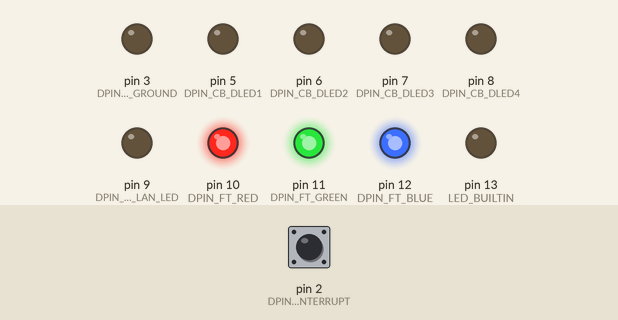
This sketch was run on a simulated Arduino Uno, built with avr-gcc and run on an emulated ATmega328P. Parts: output pins drawn as LEDs (lit = HIGH). Inputs (shaded band) come from the test bench; at power-on: pin 2 (DPIN_BUTTON_INTERRUPT) HIGH. EEPROM starts erased.

Above: at 1.2 s.
1.3 s: pin 2 (DPIN_BUTTON_INTERRUPT) pulled LOW for 0.15 s
At 1.8 s:
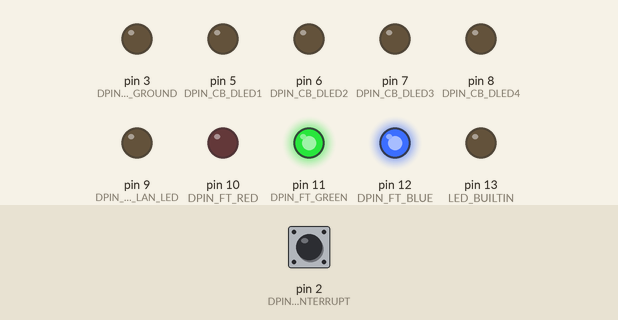
2.9 s: pin 2 (DPIN_BUTTON_INTERRUPT) pulled LOW for 1 s
At 4.2 s:
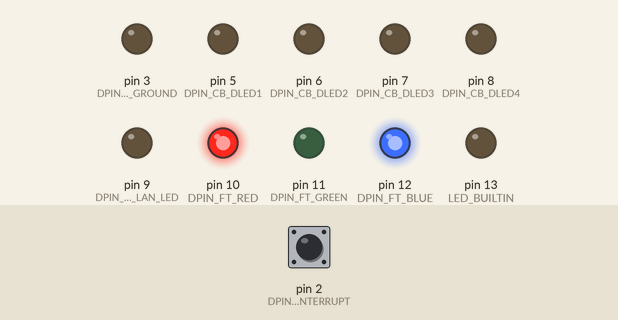
5.4 s: pin 2 (DPIN_BUTTON_INTERRUPT) pulled LOW for 0.15 s
At 6.1 s:
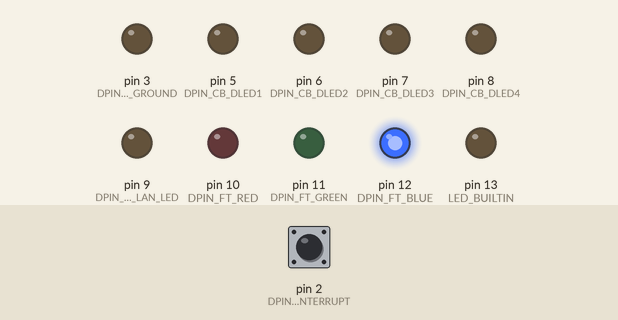
7.0 s: pin 2 (DPIN_BUTTON_INTERRUPT) pulled LOW for 3.2 s
At 7.3 s:
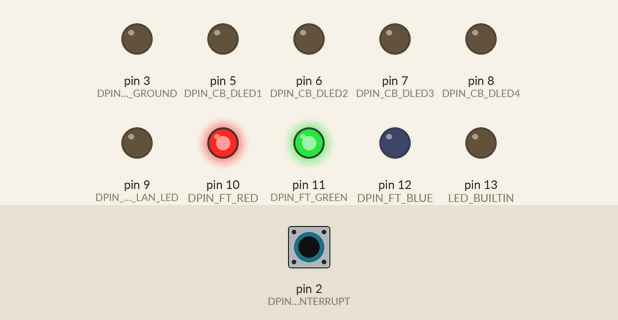
11.7 s: pin 2 (DPIN_BUTTON_INTERRUPT) pulled LOW for 0.15 s
At 12.1 s:
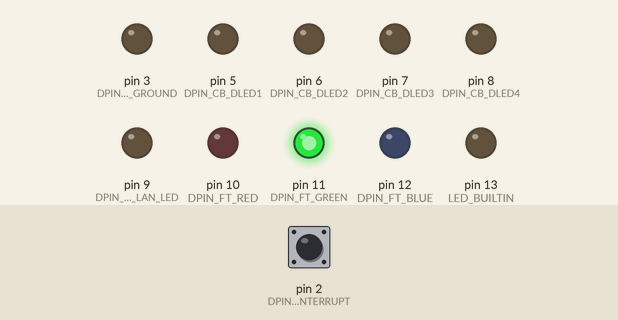
13.3 s: pin 2 (DPIN_BUTTON_INTERRUPT) pulled LOW for 1 s
At 14.5 s:
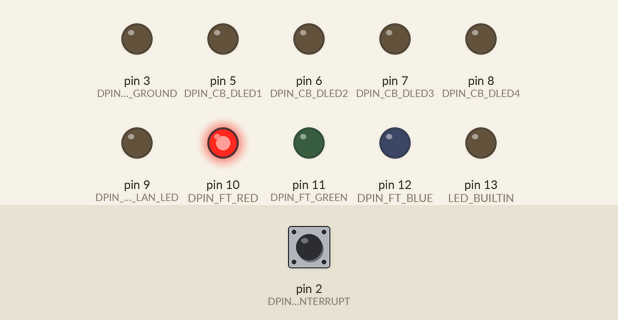
Timing chart, 0 to 16.3 s (numbered marks = the images above; inputs shaded):
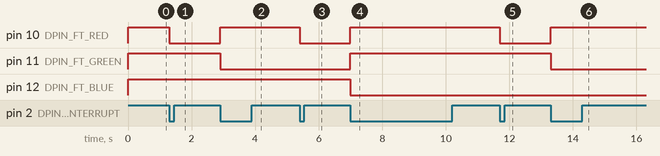

The sketch:

controller_board_front_top_led.ino
```cpp
/**
 * Controller for Dell XPS 720 LEDs
 *
 * Author: Brian Andress
 * Site: https://github.com/brainthinks
 */


#include <EEPROM.h>

const bool DEBUG = false;

// -----------------------------------------------------------------------------
//
// DATA
//
// -----------------------------------------------------------------------------

/**
 * Dell Wires --> Arduino Pins
 */

// Controller board LEDs
const byte DPIN_CB_DLED1   = 5; // ground
const byte DPIN_CB_DLED2   = 6; // ground
const byte DPIN_CB_DLED3   = 7; // ground
const byte DPIN_CB_DLED4   = 8; // ground
const byte DPIN_CB_LAN_LED = 9; // ground
// const byte DPIN_CB_LED_PWR = ??? // 3.3v

// Front Top LEDs
// const byte DPIN_FT_PWR = ???; // 5v
const byte DPIN_FT_RED   = 10; // ground
const byte DPIN_FT_GREEN = 11; // ground
const byte DPIN_FT_BLUE  = 12; // ground


/**
 * Button
 *
 * The physical switch that will allow you to cycle through the different LED states
 */
const byte DPIN_BUTTON_INTERRUPT = 2; // one switch wire
const byte DPIN_BUTTON_GROUND = 3;    // the other switch wire

volatile bool acceptPushedChanges = false;
volatile bool pushed = false;

const int ACCEPT_PUSHED_CHANGE_DELAY = 1000;
const int DEBOUNCE_DELAY = 100;
const int PUSHED_RESET_DELAY = 500;


/**
 * EEPROM Addresses
 */
const int ADDRESS_STATE = 0; // current LED state
const int ADDRESS_CYCLE = 1; // cycle LED enabled


/**
 * LED State
 *
 * The variable names are the color names Dell used in the bios configuration.
 * The values are integers represent the configuration index.
 *
 * I have kept them in the order Dell listed them in the bios (except NONE).
 */
const int LED_NONE     = 0;
const int LED_RUBY     = 1;
const int LED_EMERALD  = 2;
const int LED_AMBER    = 3;
const int LED_SAPPHIRE = 4;
const int LED_AMETHYST = 5;
const int LED_TOPAZ    = 6;
const int LED_DIAMOND  = 7;

const int LED_FIRST = LED_RUBY;
const int LED_LAST  = LED_DIAMOND;

const int LED_CYCLE_DELAY = 1000;


/**
 * LED Configurations
 *
 * Each configuration contains the state of each of the 3 configurable wires
 * necessary to generate a color on Dell's board.
 *
 * 0 - red color state
 * 1 - green color state
 * 2 - blue color state
 * 3 - state indicator
 */
const int LED_CONFIGURATIONS[8][4] = {
  { HIGH, HIGH, HIGH, LED_NONE     },
  { LOW,  HIGH, HIGH, LED_RUBY     },
  { HIGH, LOW,  HIGH, LED_EMERALD  },
  { LOW,  LOW,  HIGH, LED_AMBER    },
  { HIGH, HIGH, LOW,  LED_SAPPHIRE },
  { LOW,  HIGH, LOW,  LED_AMETHYST },
  { HIGH, LOW,  LOW,  LED_TOPAZ    },
  { LOW,  LOW,  LOW,  LED_DIAMOND  }
};


// -----------------------------------------------------------------------------
//
// Utilities
//
// -----------------------------------------------------------------------------

void blink(const int number) {
  for (int i = 0; i < number; i++) {
    digitalWrite(LED_BUILTIN, HIGH);
    delay(250);
    digitalWrite(LED_BUILTIN, LOW);
    delay(250);
  }
}


// -----------------------------------------------------------------------------
//
// LED State
//
// -----------------------------------------------------------------------------

/**
 * Read the current state from the pin that is broadcasting it
 */
int readState() {
  return EEPROM.read(ADDRESS_STATE);
}

/**
 * Blink the built in LED the number of times that corresponds
 * with the currently selected state.
 */
void displayState() {
  blink(readState());
  digitalWrite(LED_BUILTIN, LOW);
}

/**
 * Set the state, which controls the LED color
 */
void setState(const int state, const bool shouldDisplayState) {
  // If we encounter an unrecognized state
  if (state < LED_NONE || state > LED_LAST) {
    setState(LED_NONE, shouldDisplayState);
    return 0;
  }

  // Configure the LED color
  digitalWrite(DPIN_FT_RED,  LED_CONFIGURATIONS[state][0]);
  digitalWrite(DPIN_FT_GREEN, LED_CONFIGURATIONS[state][1]);
  digitalWrite(DPIN_FT_BLUE, LED_CONFIGURATIONS[state][2]);

  // Save the current LED color state
  EEPROM.write(ADDRESS_STATE, LED_CONFIGURATIONS[state][3]);

  if (DEBUG == true && shouldDisplayState) {
    displayState();
  }
}

void cycleState() {
  volatile int state = readState();

  // Ensure none is skipped when cycling
  if (state == LED_LAST) {
    state = LED_NONE;
  }

  // Increment the LED state to show the next color
  state++;

  setState(state, false);
  delay(LED_CYCLE_DELAY);
}

bool isCycling() {
  return EEPROM.read(ADDRESS_CYCLE) == true;
}

void enableCycling() {
  EEPROM.write(ADDRESS_CYCLE, true);
}

void disableCycling() {
  EEPROM.write(ADDRESS_CYCLE, false);
}

void incrementState() {
  // If the cycle is enabled, disable it
  if (isCycling()) {
    disableCycling();
    setState(LED_NONE, true);
  }

  // If the LED state is on the last one, enable the cycle
  else if (readState() == LED_LAST) {
    enableCycling();
  }

  // Otherwise, increment the LED state
  else {
    setState(readState() + 1, true);
  }
}


// -----------------------------------------------------------------------------
//
// Button State
//
// -----------------------------------------------------------------------------

void initializeButtonPins(const byte interruptPin, const byte groundPin) {
  pinMode(interruptPin, INPUT_PULLUP);
  attachInterrupt(digitalPinToInterrupt(interruptPin), buttonPushed, FALLING);
  pinMode(groundPin, OUTPUT);
  digitalWrite(groundPin, LOW);
}

void buttonPushed() {
  if (pushed == false) {
    pushed = true;

    if (acceptPushedChanges || millis() > ACCEPT_PUSHED_CHANGE_DELAY) {
      acceptPushedChanges = true;
      incrementState();
    }
  }
}

void buttonPushedReset() {
  delay(DEBOUNCE_DELAY);
  if (pushed == true) {
    delay(PUSHED_RESET_DELAY);
    pushed = false;
  }
}


// -----------------------------------------------------------------------------
//
// Arduino
//
// -----------------------------------------------------------------------------

void setup() {
  pinMode(LED_BUILTIN, OUTPUT);

  // Controller Board
  pinMode(DPIN_CB_DLED1, OUTPUT);
  pinMode(DPIN_CB_DLED2, OUTPUT);
  pinMode(DPIN_CB_DLED3, OUTPUT);
  pinMode(DPIN_CB_DLED4, OUTPUT);
  pinMode(DPIN_CB_LAN_LED, OUTPUT);

  digitalWrite(DPIN_CB_DLED1, LOW);
  digitalWrite(DPIN_CB_DLED2, LOW);
  digitalWrite(DPIN_CB_DLED3, LOW);
  digitalWrite(DPIN_CB_DLED4, LOW);
  digitalWrite(DPIN_CB_LAN_LED, LOW);

  // Front Top LEDs
  pinMode(DPIN_FT_RED, OUTPUT);
  pinMode(DPIN_FT_GREEN, OUTPUT);
  pinMode(DPIN_FT_BLUE, OUTPUT);

  initializeButtonPins(DPIN_BUTTON_INTERRUPT, DPIN_BUTTON_GROUND);

  // Display the LED color that was set last time
  setState(readState(), true);

//  digitalWrite(DPIN_FT_RED, LOW);
//  digitalWrite(DPIN_FT_GREEN, LOW);
//  digitalWrite(DPIN_FT_BLUE, LOW);
}

void loop() {
  if (isCycling()) {
    cycleState();
  }

  buttonPushedReset();
}
```

Measured:
- after the input at 1.3 s, pin 10 (DPIN_FT_RED): HIGH → LOW at once
- after the input at 2.9 s, pin 10 (DPIN_FT_RED): LOW → HIGH at once; pin 11 (DPIN_FT_GREEN): HIGH → LOW at once
- after the input at 5.4 s, pin 10 (DPIN_FT_RED): HIGH → LOW at once
- after the input at 7.0 s, pin 10 (DPIN_FT_RED), pin 11 (DPIN_FT_GREEN): LOW → HIGH at once; pin 12 (DPIN_FT_BLUE): HIGH → LOW at once
- after the input at 11.7 s, pin 10 (DPIN_FT_RED): HIGH → LOW at once
- after the input at 13.3 s, pin 10 (DPIN_FT_RED): LOW → HIGH at once; pin 11 (DPIN_FT_GREEN): HIGH → LOW at once
